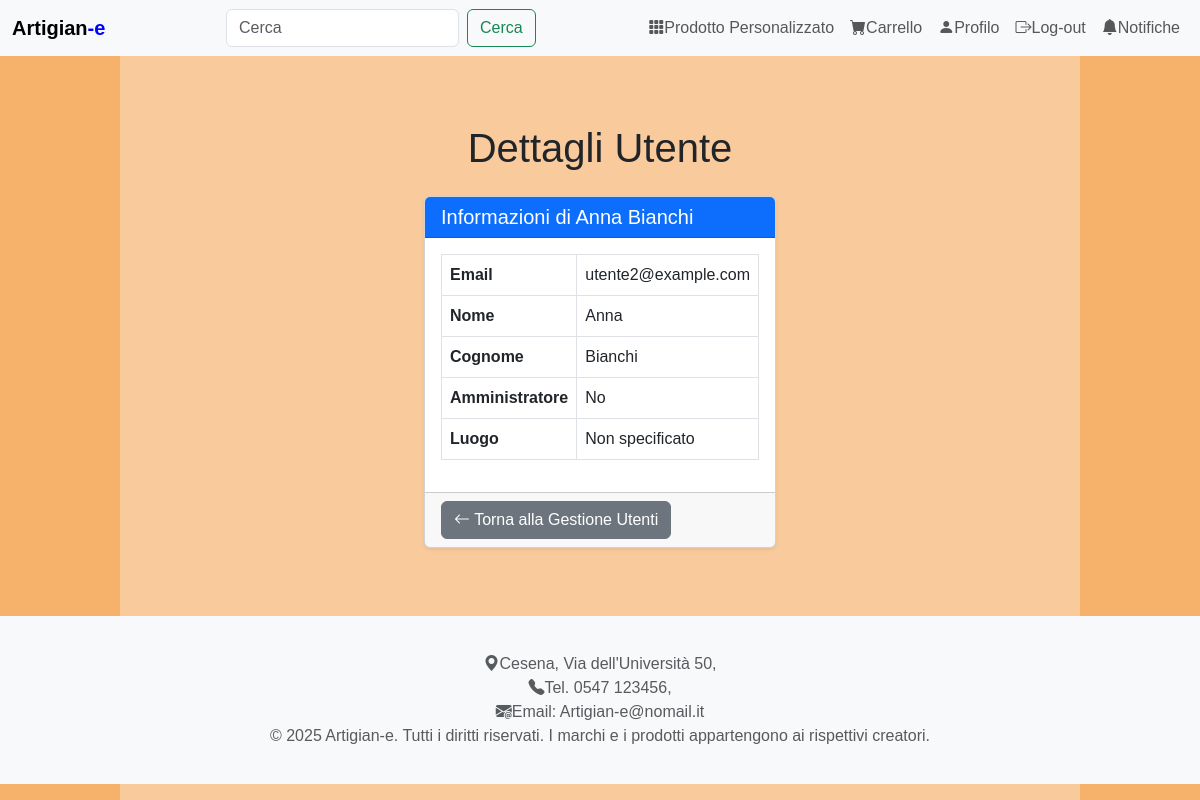
The app's page /pages/user_details.php?id=utente2@example.com (signed in), older data.
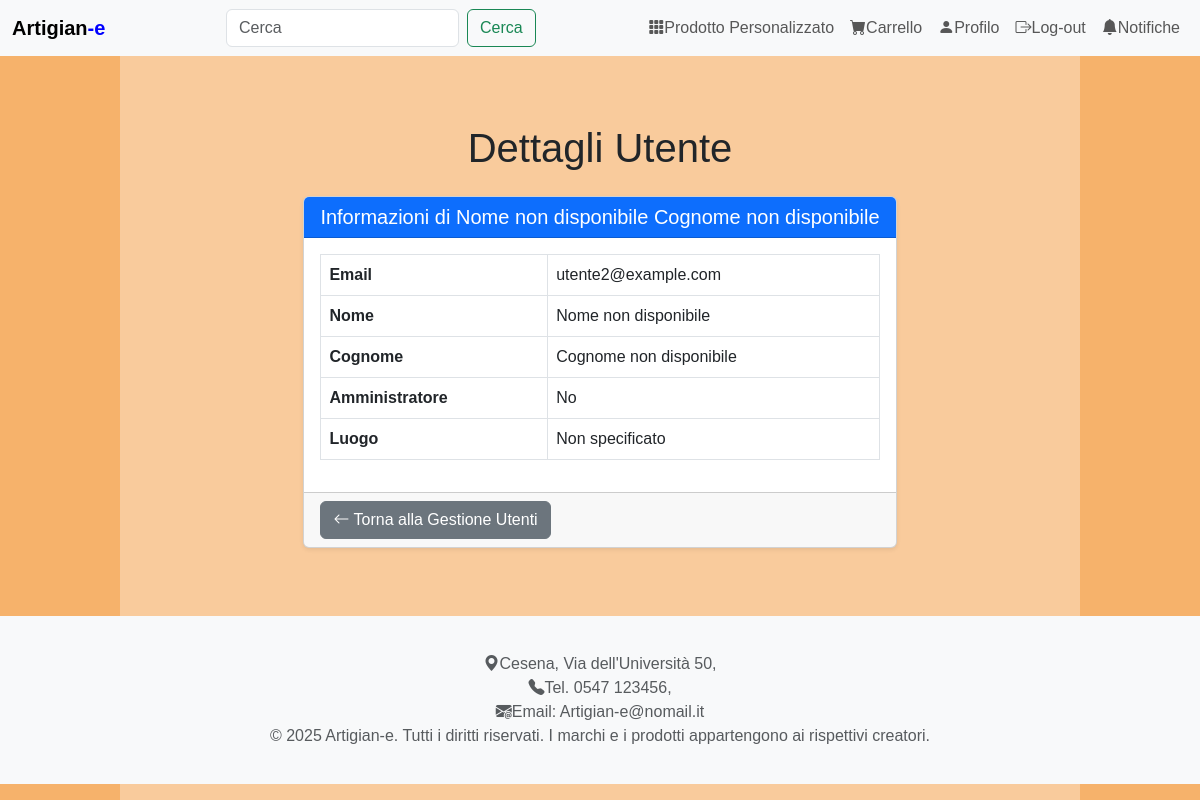
The same page, newer data.
### tables this page shows
create table CARTA_DI_CREDITO (
	Email VARCHAR(100) not null,
	Nome VARCHAR(25) not null,
	Cognome VARCHAR(25) not null,
	Numero CHAR(16) not null,
	Scadenza date not null,
	primary key (Email, Numero));

### DataBase/Database.php (called while the page is built, shortened)
<?php
class DatabaseHelper
{
    private $db;
    public function __construct($servername, $username, $password, $dbname, $port)
    {
        $this->db = new mysqli($servername, $username, $password, $dbname, $port);
    }
    public function getUser($email){
        $query = "SELECT * FROM users WHERE email = ?";
        $stmt = $this->db->prepare($query);
        $stmt->bind_param('s', $email);
        $stmt->execute();
        $result = $stmt->get_result();
        return $result->fetch_all(MYSQLI_ASSOC);
    }
    public function getUserCards($email) {
        $query = "SELECT C.*
                  FROM carta_di_credito AS C
                  WHERE C.Email = ?
                  AND C.Scadenza >= CURDATE()
                  ORDER BY C.Scadenza ASC";
        $stmt = $this->db->prepare($query);
        $stmt->bind_param('s', $email);
        $stmt->execute();
        $result = $stmt->get_result();
        return $result->fetch_all(MYSQLI_ASSOC);
    }
}
?>

### includes/bootstrap.php (called while the page is built, shortened)
<?php
require_once("../database/Database.php");
$dbh = new DatabaseHelper("localhost", "root", "", "db_artigiany", 3306);

### pages/user_details.php (the view, shortened to what this page needs)
<?php
include_once("../includes/bootstrap.php");
$email = htmlspecialchars($_GET['id']);
try {
    $userDetails = $dbh->getUser($email);
    $userDetails = $userDetails[0];
} catch (Exception $e) {
    error_log("Errore: " . $e->getMessage());
    $userDetails = null;
}
$card = $dbh->getUserCards($email);
if (!$card) {
    $nome = "Nome non disponibile";
    $cognome = "Cognome non disponibile";
}
else {
    $card = $card[0];
    $nome = $card['Nome'];
    $cognome = $card['Cognome'];
}
include("../includes/header.php");
?>
<main>
    <div class="container py-5">
        <h1 class="mb-4">Dettagli Utente</h1>
        <?php if ($userDetails): ?>
            <div class="card shadow-sm">
                <div class="card-header bg-primary text-white">
                    <h5 class="mb-0">Informazioni di <?= htmlspecialchars($nome . ' ' . $cognome) ?></h5>
                </div>
                <div class="card-body">
                    <table class="table table-bordered">
                        <tbody>
                            <tr>
                                <th>Email</th>
                                <td><?= htmlspecialchars($userDetails['Email']) ?></td>
                            </tr>
                            <tr>
                                <th>Nome</th>
                                <td><?= htmlspecialchars($nome) ?></td>
                            </tr>
                            <tr>
                                <th>Cognome</th>
                                <td><?= htmlspecialchars($cognome) ?></td>
                            </tr>
                            <tr>
                                <th>Amministratore</th>
                                <td><?= $userDetails['AdminClient'] ? 'Sì' : 'No' ?></td>
                            </tr>
                            <tr>
                                <th>Luogo</th>
                                <td><?= htmlspecialchars($userDetails['luogo'] ?? 'Non specificato') ?></td>
                            </tr>
                        </tbody>
                    </table>
                </div>
                <div class="card-footer d-flex justify-content-between">
                    <a href="info_utenti.php" class="btn btn-secondary">
                        <i class="bi bi-arrow-left"></i> Torna alla Gestione Utenti
                    </a>
                </div>
            </div>
        <?php endif; ?>
    </div>
</main>
<?php
include("../includes/footer.php");
?>

Row changes from the older to the newer data that the page shows:
removed carta_di_credito: Nome+Cognome "Anna Bianchi", Nome "Anna", Cognome "Bianchi"
Text that changed along with them:
$nome . ' ' . $cognome: (not shown) → "Nome non disponibile Cognome non disponibile"
$nome: (not shown) → "Nome non disponibile"
$cognome: (not shown) → "Cognome non disponibile"
